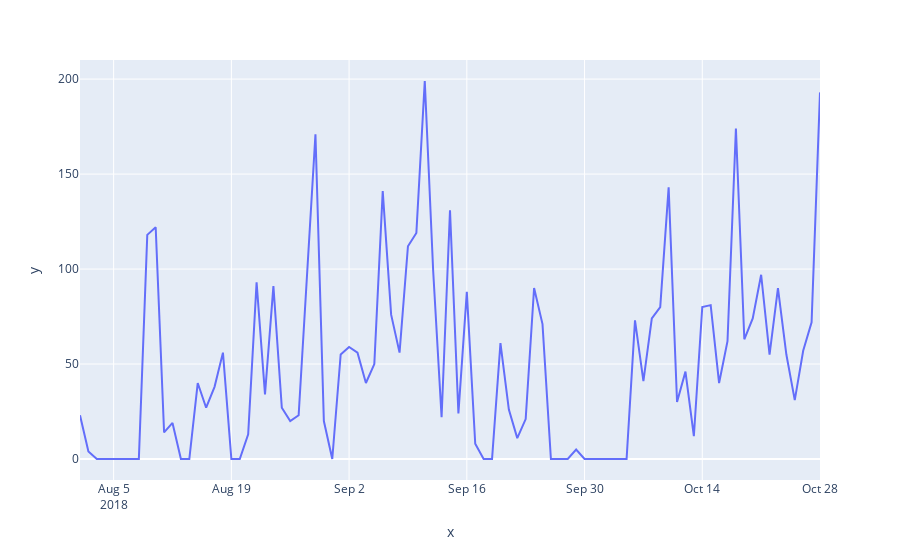

The cell this chart's notebook holds for it:
### Code cell
print('top influencer')
fig = px.line(x=timeseries.index, y=timeseries.values)
fig.show()
